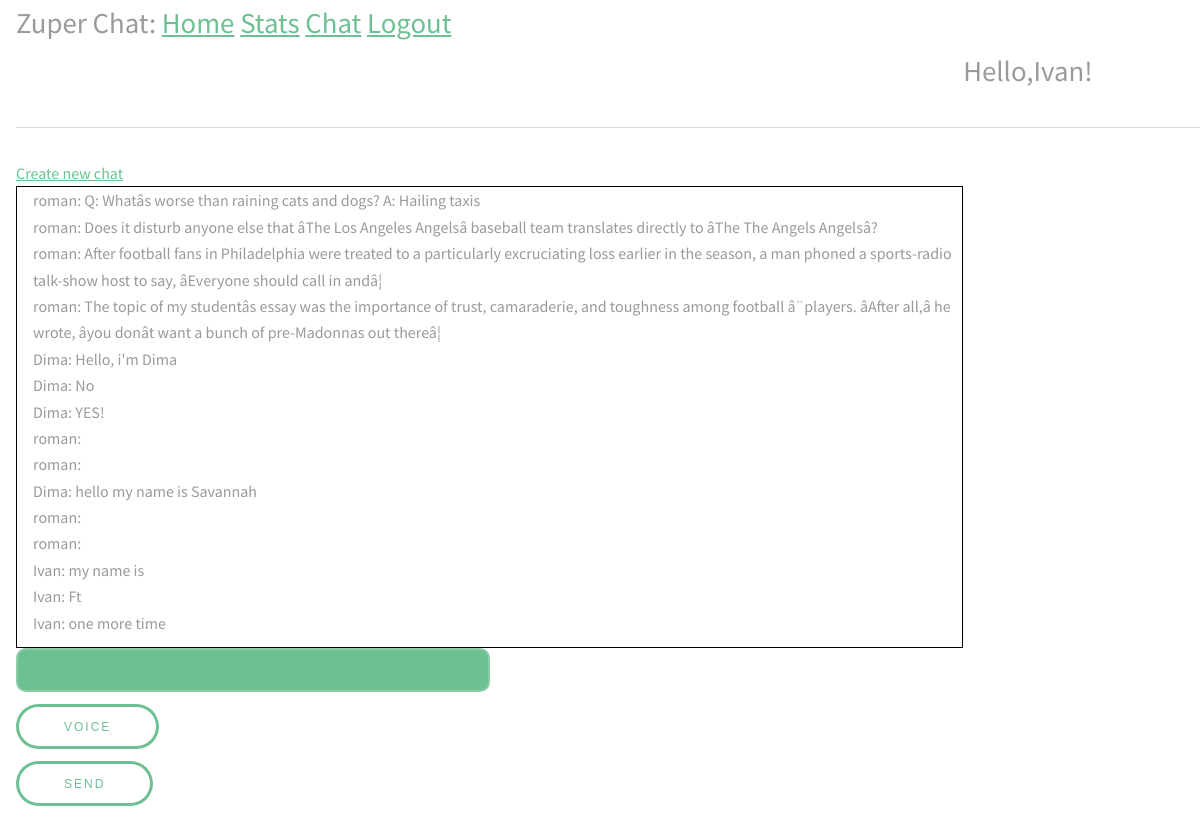
The page /chat (signed in) on the database its author committed.
### app/models.py (models this page shows, shortened)
class User(UserMixin, db.Model):
    id = db.Column(db.Integer, primary_key=True)
    username = db.Column(db.String(64), index=True, unique=True)
    email = db.Column(db.String(120), index=True, unique=True)
    password_hash = db.Column(db.String(128))
    chats = db.relationship('Chat', secondary=chats_users, backref=db.backref('users', lazy='dynamic'))

class Message(db.Model):
    id = db.Column(db.Integer, primary_key=True)
    body = db.Column(db.String(140))
    timestamp = db.Column(db.DateTime, index=True, default=datetime.utcnow)
    user_id = db.Column(db.Integer, db.ForeignKey('user.id'))
    chat_id = db.Column(db.Integer, db.ForeignKey('chat.id'), default='chat')

### app/routes.py (the view)
@app.route('/chat')
def chat():
    if not current_user.is_authenticated:
        return redirect(url_for('login'))
    for_sending = []
    for i in get_previous_messages():
        for_sending.append([(User.query.filter_by(id = i.user_id).first().username),i.body])
    for_sending = for_sending[::-1]
    return render_template('chat.html',previous_messages=for_sending)

### app/models.py (called while the page is built)
@login.user_loader
def load_user(id):
    return User.query.get(int(id))

def get_previous_messages(quantity=15, chat_id='chat'):
    messages_for_sending =  Message.query.filter_by(chat_id=chat_id).order_by(Message.id.desc()).limit(quantity).all()
    return messages_for_sending

### app/templates/chat.html (shortened to what this page needs)
{% extends "base.html" %}
{% block content %}
<a href="{{url_for('create_new_chat')}}">Create new chat</a>
<div class="Dmessages">
<ul id="messages">
{% set j = previous_messages|length %}
{% for i in range(previous_messages|length) %}
{{ previous_messages[i][0] }}: {{ previous_messages[i][1] }}
<br>
{% endfor %}
</ul>
</div>
<input type="text" id="myMessage">
<button id="sendvoice">Voice</button>
<br>
<button id="sendbutton">Send</button>
<br>
{% endblock %}

### app/templates/base.html (shortened to what this page needs)
<html>
    <head>
        <link rel="stylesheet" href="{{ url_for('static', filename='css/main.css') }}">
    </head>
    <body>
        <div style="font-size:180%">
            Zuper Chat:
            <a href="{{ url_for('index') }}">Home</a>
            <a href="{{ url_for('stats') }}">Stats</a>
            {% if current_user.is_anonymous %}
            <a href="{{ url_for('login') }}">Login</a>
            <a href="{{ url_for('register') }}">Register</a>
            {% else %}
            <a href="{{ url_for('chat') }}">Chat</a>
            <a href="{{ url_for('logout') }}">Logout</a>
            <p style="margin-left:80%;">Hello,{{current_user.username}}!</p>
            {% endif %}
        </div>
        <hr>
        {% block content %}{% endblock %}
    </body>
</html>

### app/static/css/main.css (style rules this page uses)
html, body, div, span, applet, object, iframe, h1, h2, h3, h4, h5, h6, p, blockquote, pre, a, abbr, acronym, address, big, cite, code, del, dfn, em, img, ins, kbd, q, s, samp, small, strike, strong, sub, sup, tt, var, b, u, i, center, dl, dt, dd, ol, ul, li, fieldset, form, label, legend, table, caption, tbody, tfoot, thead, tr, th, td, article, aside, canvas, details, embed, figure, figcaption, footer, header, hgroup, menu, nav, output, ruby, section, summary, time, mark, audio, video { margin: 0; padding: 0; border: 0; font-size: 100%; font: inherit; vertical-align: baseline; }
body { line-height: 1; }
ol, ul { list-style: none; }
body { -webkit-text-size-adjust: none; }
*, *:before, *:after { -moz-box-sizing: border-box; -webkit-box-sizing: border-box; box-sizing: border-box; }
body { -ms-overflow-style: scrollbar; }
body { background: #fff; margin-left: 1em; }
body, input, select, textarea { color: #9a9a9a; font-family: "Source Sans Pro", Arial, Helvetica, sans-serif; font-size: 1.3em; font-weight: 400; line-height: 1.65; }
@media screen and (max-width: 1680px) { body, input, select, textarea { font-size: 12pt; } }
@media screen and (max-width: 1280px) { body, input, select, textarea { font-size: 12pt; } }
a { color: #6cc091; text-decoration: underline; }
p { font-size: 1em; }
hr { border: 0; border-bottom: solid 1px #dbdbdb; margin: 2em 0; }
input[type="text"], input[type="password"], input[type="email"], input[type="tel"], select, textarea { -moz-appearance: none; -webkit-appearance: none; -ms-appearance: none; appearance: none; background: #6cc091; border-radius: 10px; border: none; border: solid 2px #8dcca9; color: #fff; display: block; outline: 0; padding: 0 1em; text-decoration: none; width: 40%; }
input[type="text"], input[type="password"], input[type="email"], select { height: 2.75em; }
ul { list-style: disc; margin: 0 0 2em 0; padding-left: 1em; }
input[type="submit"], input[type="reset"], input[type="button"], button, .button { -moz-appearance: none; -webkit-appearance: none; -ms-appearance: none; appearance: none; -moz-transition: background-color 0.2s ease-in-out, color 0.2s ease-in-out; -webkit-transition: background-color 0.2s ease-in-out, color 0.2s ease-in-out; -ms-transition: background-color 0.2s ease-in-out, color 0.2s ease-in-out; transition: background-color 0.2s ease-in-out, color 0.2s ease-in-out; background-color: transparent; box-shadow: inset 0 0 0 3px #6cc091; color: #6cc091 !important; border-radius: 30px; border: 0; cursor: pointer; display: inline-block; font-size: .75em; font-weight: 400; height: 3.75em; line-height: 3.85em; letter-spacing: 2px; padding: 0 4em; margin-top: 1em; text-align: center; text-decoration: none; text-transform: uppercase; white-space: nowrap; }

### app/templates/chat.html (style rules this page uses)
.Dmessages { overflow: auto; width: 80%; max-height: 50%; padding 5px; border: solid 1px black; }

### rows shown on the page
User: username "Ivan", username "Ivan" "Ivan" "Ivan"
User: username "roman" "roman" "roman" "roman" "roman" "roman" "roman" "roman"
Message: body "Q: Whatâs worse than raining cats and dogs? A: Hailing taxis"
Message: body "Does it disturb anyone else that âThe Los Angeles Angelsâ baseball team translates directly to âThe The Angels Angelsâ?"
Message: body "After football fans in Philadelphia were treated to a particularly excruciating loss earlier in the season, a man phoned a sports-radio talk-show host to say, âEveryone should call in andâ¦"
Message: body "The topic of my studentâs essay was the importance of trust, camaraderie, and toughness among football â¨players. âAfter all,â he wrote, âyou donât want a bunch of pre-Madonnas out thereâ¦"
User: username "Dima" "Dima" "Dima" "Dima"
Message: body "Hello, i'm Dima"
Message: body "No"
Message: body "YES!"
Message: body "hello my name is Savannah"
Message: body "my name is"
Message: body "Ft"
Message: body "one more time"
